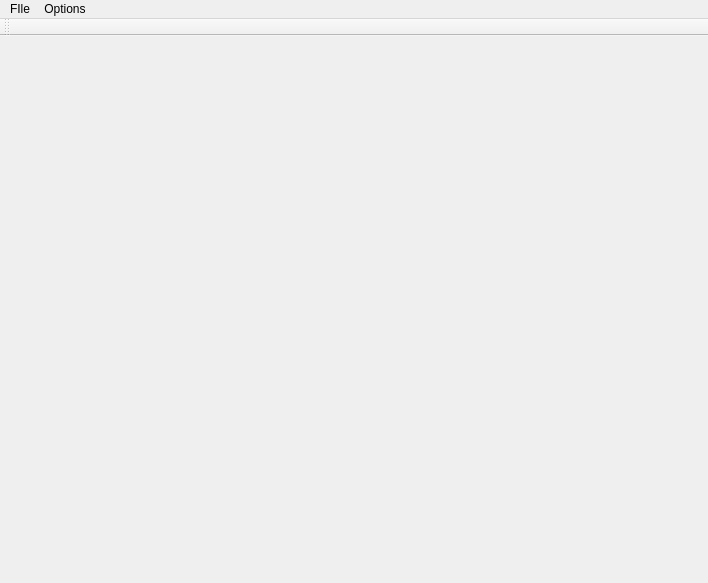
<?xml version="1.0" encoding="UTF-8"?>
<ui version="4.0">
 <class>SimpleView</class>
 <widget class="QMainWindow" name="SimpleView">
  <property name="geometry">
   <rect>
    <x>0</x>
    <y>0</y>
    <width>708</width>
    <height>583</height>
   </rect>
  </property>
  <property name="windowTitle">
   <string>SimpleView</string>
  </property>
  <widget class="QWidget" name="centralwidget">
   <layout class="QHBoxLayout" name="horizontalLayout">
    <item>
     <widget class="QVTKWidget" name="qvtkWidget" native="true"/>
    </item>
   </layout>
  </widget>
  <widget class="QMenuBar" name="menuBar">
   <property name="geometry">
    <rect>
     <x>0</x>
     <y>0</y>
     <width>708</width>
     <height>22</height>
    </rect>
   </property>
   <widget class="QMenu" name="menuFIle">
    <property name="title">
     <string>FIle</string>
    </property>
    <widget class="QMenu" name="menuOpen">
     <property name="title">
      <string>Open</string>
     </property>
     <addaction name="separator"/>
     <addaction name="actionOBJ"/>
    </widget>
    <widget class="QMenu" name="menuImport">
     <property name="title">
      <string>Import</string>
     </property>
     <addaction name="actionPDB_ID_2"/>
    </widget>
    <widget class="QMenu" name="menuFilter">
     <property name="title">
      <string>Filter</string>
     </property>
     <addaction name="actionSimplify_2"/>
    </widget>
    <addaction name="menuOpen"/>
    <addaction name="menuImport"/>
    <addaction name="menuFilter"/>
    <addaction name="actionSave_Project"/>
    <addaction name="actionLoad_Project"/>
   </widget>
   <widget class="QMenu" name="menuOptions">
    <property name="title">
     <string>Options</string>
    </property>
    <widget class="QMenu" name="menuCollision_Mode">
     <property name="title">
      <string>Collision Mode</string>
     </property>
     <addaction name="actionPose_Mode_1"/>
     <addaction name="actionOld_Style"/>
     <addaction name="actionBinary_Collision_Search"/>
     <addaction name="actionPose_Mode_PCA"/>
    </widget>
    <addaction name="menuCollision_Mode"/>
   </widget>
   <addaction name="menuFIle"/>
   <addaction name="menuOptions"/>
  </widget>
  <widget class="QToolBar" name="toolBar">
   <property name="windowTitle">
    <string>toolBar</string>
   </property>
   <attribute name="toolBarArea">
    <enum>TopToolBarArea</enum>
   </attribute>
   <attribute name="toolBarBreak">
    <bool>false</bool>
   </attribute>
  </widget>
  <action name="actionOpenFile">
   <property name="enabled">
    <bool>true</bool>
   </property>
   <property name="text">
    <string>Open File...</string>
   </property>
  </action>
  <action name="actionExit">
   <property name="text">
    <string>Exit</string>
   </property>
  </action>
  <action name="actionPrint">
   <property name="text">
    <string>Print</string>
   </property>
  </action>
  <action name="actionHelp">
   <property name="text">
    <string>Help</string>
   </property>
  </action>
  <action name="actionSave">
   <property name="text">
    <string>Save</string>
   </property>
  </action>
  <action name="actionOBJ">
   <property name="text">
    <string>OBJ</string>
   </property>
  </action>
  <action name="actionPDB_ID">
   <property name="text">
    <string>PDB_ID</string>
   </property>
  </action>
  <action name="actionPDB_ID_2">
   <property name="text">
    <string>PDB_ID</string>
   </property>
  </action>
  <action name="actionSimplify_2">
   <property name="text">
    <string>Simplify</string>
   </property>
  </action>
  <action name="actionVRML_Scene_vrml">
   <property name="text">
    <string>VRML Scene (.vrml)</string>
   </property>
  </action>
  <action name="actionSave_Project_As">
   <property name="text">
    <string>Save Project As</string>
   </property>
  </action>
  <action name="actionLoad_Project">
   <property name="text">
    <string>Load Project</string>
   </property>
  </action>
  <action name="actionSave_Project">
   <property name="text">
    <string>Save Project</string>
   </property>
  </action>
  <action name="actionPose_Mode_1">
   <property name="checkable">
    <bool>true</bool>
   </property>
   <property name="text">
    <string>Pose Mode 1</string>
   </property>
  </action>
  <action name="actionOld_Style">
   <property name="checkable">
    <bool>true</bool>
   </property>
   <property name="text">
    <string>Old Style</string>
   </property>
  </action>
  <action name="actionBinary_Collision_Search">
   <property name="text">
    <string>Binary Collision Search</string>
   </property>
  </action>
  <action name="actionPose_Mode_PCA">
   <property name="text">
    <string>Pose Mode PCA</string>
   </property>
  </action>
 </widget>
 <customwidgets>
  <customwidget>
   <class>QVTKWidget</class>
   <extends>QWidget</extends>
   <header>QVTKWidget.h</header>
  </customwidget>
 </customwidgets>
 <resources/>
 <connections>
  <connection>
   <sender>actionOBJ</sender>
   <signal>triggered()</signal>
   <receiver>SimpleView</receiver>
   <slot>openOBJFile()</slot>
   <hints>
    <hint type="sourcelabel">
     <x>-1</x>
     <y>-1</y>
    </hint>
    <hint type="destinationlabel">
     <x>353</x>
     <y>291</y>
    </hint>
   </hints>
  </connection>
  <connection>
   <sender>actionPDB_ID_2</sender>
   <signal>triggered()</signal>
   <receiver>SimpleView</receiver>
   <slot>importPDBId()</slot>
   <hints>
    <hint type="sourcelabel">
     <x>-1</x>
     <y>-1</y>
    </hint>
    <hint type="destinationlabel">
     <x>353</x>
     <y>291</y>
    </hint>
   </hints>
  </connection>
  <connection>
   <sender>actionSimplify_2</sender>
   <signal>triggered()</signal>
   <receiver>SimpleView</receiver>
   <slot>simplifyOBJFile()</slot>
   <hints>
    <hint type="sourcelabel">
     <x>-1</x>
     <y>-1</y>
    </hint>
    <hint type="destinationlabel">
     <x>353</x>
     <y>291</y>
    </hint>
   </hints>
  </connection>
  <connection>
   <sender>actionSave_Project</sender>
   <signal>triggered()</signal>
   <receiver>SimpleView</receiver>
   <slot>saveProject()</slot>
   <hints>
    <hint type="sourcelabel">
     <x>-1</x>
     <y>-1</y>
    </hint>
    <hint type="destinationlabel">
     <x>353</x>
     <y>291</y>
    </hint>
   </hints>
  </connection>
  <connection>
   <sender>actionLoad_Project</sender>
   <signal>triggered()</signal>
   <receiver>SimpleView</receiver>
   <slot>loadProject()</slot>
   <hints>
    <hint type="sourcelabel">
     <x>-1</x>
     <y>-1</y>
    </hint>
    <hint type="destinationlabel">
     <x>353</x>
     <y>291</y>
    </hint>
   </hints>
  </connection>
  <connection>
   <sender>actionOld_Style</sender>
   <signal>triggered()</signal>
   <receiver>SimpleView</receiver>
   <slot>oldCollisionMode()</slot>
   <hints>
    <hint type="sourcelabel">
     <x>-1</x>
     <y>-1</y>
    </hint>
    <hint type="destinationlabel">
     <x>353</x>
     <y>291</y>
    </hint>
   </hints>
  </connection>
  <connection>
   <sender>actionPose_Mode_1</sender>
   <signal>triggered()</signal>
   <receiver>SimpleView</receiver>
   <slot>poseModeTry1()</slot>
   <hints>
    <hint type="sourcelabel">
     <x>-1</x>
     <y>-1</y>
    </hint>
    <hint type="destinationlabel">
     <x>353</x>
     <y>291</y>
    </hint>
   </hints>
  </connection>
  <connection>
   <sender>actionBinary_Collision_Search</sender>
   <signal>triggered()</signal>
   <receiver>SimpleView</receiver>
   <slot>binaryCollisionSearch()</slot>
   <hints>
    <hint type="sourcelabel">
     <x>-1</x>
     <y>-1</y>
    </hint>
    <hint type="destinationlabel">
     <x>353</x>
     <y>291</y>
    </hint>
   </hints>
  </connection>
  <connection>
   <sender>actionPose_Mode_PCA</sender>
   <signal>triggered()</signal>
   <receiver>SimpleView</receiver>
   <slot>poseModePCA()</slot>
   <hints>
    <hint type="sourcelabel">
     <x>-1</x>
     <y>-1</y>
    </hint>
    <hint type="destinationlabel">
     <x>353</x>
     <y>291</y>
    </hint>
   </hints>
  </connection>
 </connections>
 <slots>
  <slot>openOBJFile()</slot>
  <slot>importPDBId()</slot>
  <slot>simplifyOBJFile()</slot>
  <slot>saveProject()</slot>
  <slot>saveProjectAs()</slot>
  <slot>loadProject()</slot>
  <slot>oldCollisionMode()</slot>
  <slot>poseModeTry1()</slot>
  <slot>binaryCollisionSearch()</slot>
  <slot>poseModePCA()</slot>
 </slots>
</ui>
